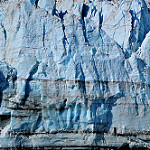
#> input picture Test_data/Glacier.jpg, 150 x 150 px; its folder holds only this picture in this run
$ python -i scripts.py   (imports and definitions only)
#> lines starting #> are read from the running program, lines starting #| are printed output that depends on the picture
#> further down, picture is the input picture: shape (150, 150, 3); mean B, G, R 162.3, 141.2, 113.4
import os
import joblib  # For saving and loading models
import cv2 as cv
import numpy as np
import matplotlib.pyplot as plt
from sklearn.decomposition import PCA
from sklearn.preprocessing import LabelEncoder
from skimage.feature import local_binary_pattern
from sklearn.neighbors import KNeighborsClassifier
from sklearn.model_selection import cross_val_score
from sklearn.model_selection import train_test_split
from sklearn.metrics import classification_report, accuracy_score

# *************************************** BASIC IMAGE PROCESSING ************************************
def preprocess_image(image):
    resized_image = cv.resize(image, (150, 150))
    gray_image = cv.cvtColor(resized_image, cv.COLOR_BGR2GRAY)
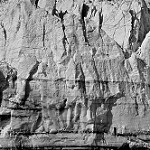
#> gray_image: shape (150, 150); min 0, max 254, mean 135.3
    blurred_image = cv.GaussianBlur(gray_image, (5, 5), 0)
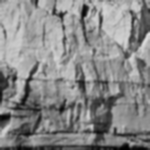
#> blurred_image: shape (150, 150); min 1, max 221, mean 135.4
    return blurred_image
# *************************************** BASIC IMAGE PROCESSING ************************************


# *************************************** FEATURE DEFINITION ************************************
# [20 lines left out: functions extract_histogram, extract_sobel_edges, extract_lbp, not called in this run]

def extract_entropy(image):
    entropy = -np.sum(image * np.log2(image + 1e-10))
    return np.array([entropy])

# [5 lines left out: function extract_hog, not called in this run]

def extract_corners(image):
    corners = cv.cornerHarris(image, 2, 3, 0.04)
    return corners.flatten()
# *************************************** FEATURE DEFINITION ************************************


# ************************************ FEATURE EXTRACTION (SET1) ********************************
# [31 lines left out: function extract_features_set1, not called in this run]
# ************************************ FEATURE EXTRACTION (SET1) ********************************


# *********************************** DATA LOADING AND PROCESSING ********************************
def load_and_preprocess_images(folder, feature_set_extractor):
    print("Loading the Images /.")
    features = []
    labels = []
    max_length = 0  # Initialize maximum length to zero
    # First pass: Extract features and find the maximum feature vector length
    for category in os.listdir(folder):
        category_path = os.path.join(folder, category)
        if os.path.isdir(category_path):
            for filename in os.listdir(category_path):
                img_path = os.path.join(category_path, filename)
                image = cv.imread(img_path)
                if image is not None:
                    feature_vector = feature_set_extractor(image, category)
                    features.append(feature_vector)
                    labels.append(category)
                    max_length = max(max_length, len(feature_vector))  # Update maximum length
    print("Data Padding (if needed) /.")
    # Second pass: Pad feature vectors to the length of the longest vector
    for i in range(len(features)):
        features[i] = np.pad(features[i], (0, max_length - len(features[i])), mode='constant')
    # Encode labels
    label_encoder = LabelEncoder()
    encoded_labels = label_encoder.fit_transform(labels)
    # Convert to numpy array
    features = np.array(features)
    encoded_labels = np.array(encoded_labels)
    return features, encoded_labels, label_encoder
# *********************************** DATA LOADING AND PROCESSING ********************************


# ************************************** OPTIMAL PCA COMPONENT ***********************************
# [37 lines left out: function select_optimal_pca_components, not called in this run]
# ************************************** OPTIMAL PCA COMPONENT ***********************************


# ****************************************** IMPLEMENTATION **************************************
folder_path = 'dataset/dataset_full'
# [1 line that did not run here, left out]

# Select optimal n_components
# [1 line that did not run here, left out]
# Apply PCA with the optimal number of components
# [1 line that did not run here, left out]
# [1 line that did not run here, left out]
# [6 lines not run here, left out]
# ****************************************** IMPLEMENTATION **************************************


# ************************************** MODEL TRAINING AND EVAL *********************************
# [37 lines left out: function train_and_save_model, not called in this run]

# Train and save the model
model_path = 'knn_set3_pca.pkl'
# [2 lines not run here, left out]
# ************************************** MODEL TRAINING AND EVAL *********************************

>>> import cv2
>>> picture = cv2.imread('Test_data/Glacier.jpg')
>>> result = preprocess_image(picture)

$ run again, on Test_data/Mountains (2).jpg
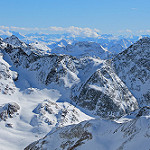
#> input picture Test_data/Mountains (2).jpg, 150 x 150 px
#> picture is the input picture: shape (150, 150, 3); mean B, G, R 175.7, 143.9, 115.7
#> in preprocess_image, `gray_image = cv.cvtColor(resized_image, cv.COLOR_BGR2GRAY)`:
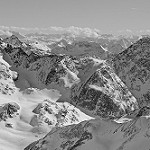
#> gray_image: shape (150, 150); min 1, max 254, mean 139.1
#> in preprocess_image, `blurred_image = cv.GaussianBlur(gray_image, (5, 5), 0)`:
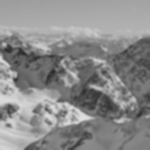
#> blurred_image: shape (150, 150); min 41, max 225, mean 139.1

$ run again, on Test_data/mountains.jpg
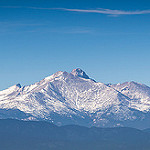
#> input picture Test_data/mountains.jpg, 150 x 150 px
#> picture is the input picture: shape (150, 150, 3); mean B, G, R 181.6, 141.6, 93.4
#> in preprocess_image, `gray_image = cv.cvtColor(resized_image, cv.COLOR_BGR2GRAY)`:
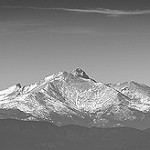
#> gray_image: shape (150, 150); min 29, max 255, mean 131.8
#> in preprocess_image, `blurred_image = cv.GaussianBlur(gray_image, (5, 5), 0)`:
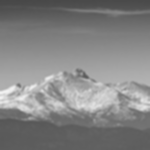
#> blurred_image: shape (150, 150); min 71, max 242, mean 131.8

$ run again, on Test_data/street.jpg
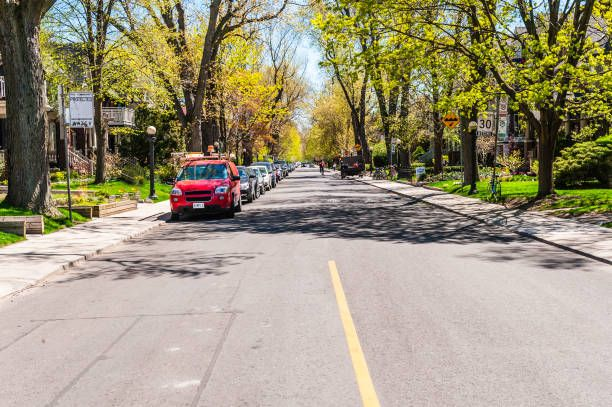
#> input picture Test_data/street.jpg, 612 x 407 px
#> picture is the input picture: shape (407, 612, 3); mean B, G, R 124.5, 148.8, 157.3
#> in preprocess_image, `resized_image = cv.resize(image, (150, 150))`:
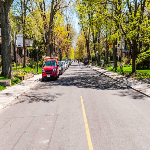
#> resized_image: shape (150, 150, 3); mean B, G, R 124.3, 148.6, 157.1
#> in preprocess_image, `blurred_image = cv.GaussianBlur(gray_image, (5, 5), 0)`:
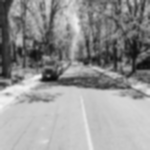
#> blurred_image: shape (150, 150); min 11, max 245, mean 148.4
